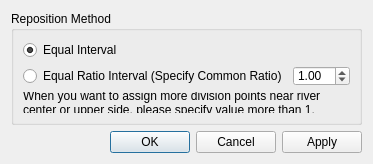
<?xml version="1.0" encoding="UTF-8"?>
<ui version="4.0">
 <class>GridCreatingConditionRiverSurveyPointRepositionDialog</class>
 <widget class="QDialog" name="GridCreatingConditionRiverSurveyPointRepositionDialog">
  <property name="geometry">
   <rect>
    <x>0</x>
    <y>0</y>
    <width>366</width>
    <height>164</height>
   </rect>
  </property>
  <property name="windowTitle">
   <string>Reposition Division Point</string>
  </property>
  <layout class="QVBoxLayout" name="verticalLayout">
   <item>
    <layout class="QHBoxLayout" name="horizontalLayout">
     <item>
      <widget class="QGroupBox" name="groupBox">
       <property name="title">
        <string>Reposition Method</string>
       </property>
       <layout class="QGridLayout" name="gridLayout">
        <item row="0" column="0">
         <widget class="QRadioButton" name="uniformRadioButton">
          <property name="text">
           <string>Equal Interval</string>
          </property>
          <property name="checked">
           <bool>true</bool>
          </property>
         </widget>
        </item>
        <item row="1" column="0">
         <widget class="QRadioButton" name="equalRatioRadioButton">
          <property name="text">
           <string>Equal Ratio Interval (Specify Common Ratio)</string>
          </property>
         </widget>
        </item>
        <item row="1" column="1">
         <widget class="QDoubleSpinBox" name="ratioSpinBox">
          <property name="minimum">
           <double>0.010000000000000</double>
          </property>
          <property name="singleStep">
           <double>0.100000000000000</double>
          </property>
          <property name="value">
           <double>1.000000000000000</double>
          </property>
         </widget>
        </item>
        <item row="2" column="0" colspan="2">
         <widget class="QLabel" name="label">
          <property name="text">
           <string>When you want to assign more division points near river center or upper side, please specify value more than 1.</string>
          </property>
          <property name="wordWrap">
           <bool>true</bool>
          </property>
         </widget>
        </item>
       </layout>
      </widget>
     </item>
     <item>
      <spacer name="horizontalSpacer">
       <property name="orientation">
        <enum>Qt::Horizontal</enum>
       </property>
       <property name="sizeHint" stdset="0">
        <size>
         <width>4</width>
         <height>20</height>
        </size>
       </property>
      </spacer>
     </item>
    </layout>
   </item>
   <item>
    <spacer name="verticalSpacer">
     <property name="orientation">
      <enum>Qt::Vertical</enum>
     </property>
     <property name="sizeHint" stdset="0">
      <size>
       <width>20</width>
       <height>3</height>
      </size>
     </property>
    </spacer>
   </item>
   <item>
    <widget class="QDialogButtonBox" name="buttonBox">
     <property name="orientation">
      <enum>Qt::Horizontal</enum>
     </property>
     <property name="standardButtons">
      <set>QDialogButtonBox::Apply|QDialogButtonBox::Cancel|QDialogButtonBox::Ok</set>
     </property>
     <property name="centerButtons">
      <bool>false</bool>
     </property>
    </widget>
   </item>
  </layout>
 </widget>
 <resources/>
 <connections>
  <connection>
   <sender>buttonBox</sender>
   <signal>accepted()</signal>
   <receiver>GridCreatingConditionRiverSurveyPointRepositionDialog</receiver>
   <slot>accept()</slot>
   <hints>
    <hint type="sourcelabel">
     <x>257</x>
     <y>113</y>
    </hint>
    <hint type="destinationlabel">
     <x>157</x>
     <y>274</y>
    </hint>
   </hints>
  </connection>
  <connection>
   <sender>buttonBox</sender>
   <signal>rejected()</signal>
   <receiver>GridCreatingConditionRiverSurveyPointRepositionDialog</receiver>
   <slot>reject()</slot>
   <hints>
    <hint type="sourcelabel">
     <x>325</x>
     <y>113</y>
    </hint>
    <hint type="destinationlabel">
     <x>286</x>
     <y>274</y>
    </hint>
   </hints>
  </connection>
  <connection>
   <sender>equalRatioRadioButton</sender>
   <signal>toggled(bool)</signal>
   <receiver>ratioSpinBox</receiver>
   <slot>setEnabled(bool)</slot>
   <hints>
    <hint type="sourcelabel">
     <x>229</x>
     <y>63</y>
    </hint>
    <hint type="destinationlabel">
     <x>312</x>
     <y>59</y>
    </hint>
   </hints>
  </connection>
 </connections>
</ui>
